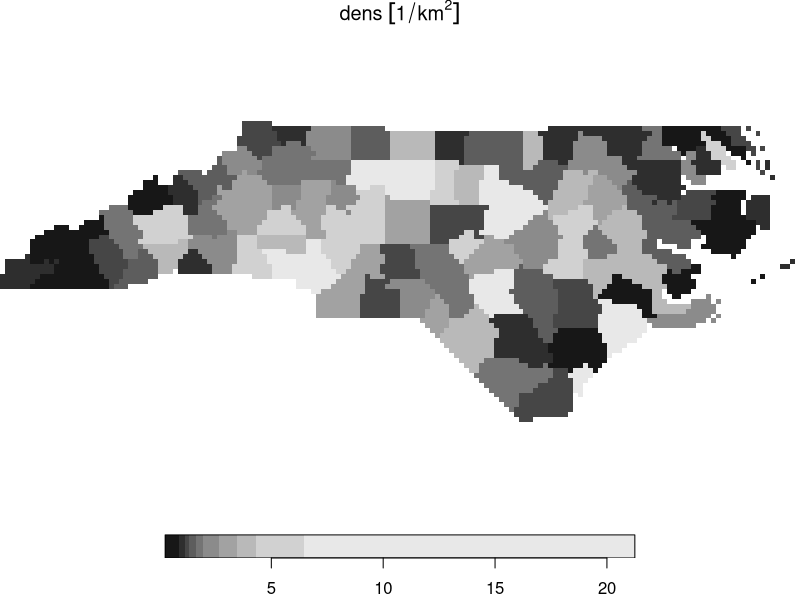

Write the R code that produced this figure. (Note: this script raises an error after producing the figure.)
## ---- chunk 1
knitr::opts_chunk$set(echo = TRUE)
knitr::opts_chunk$set(collapse = TRUE)
suppressPackageStartupMessages(library(sf))
ev = sf_extSoftVersion()["GDAL"] >= "2.4.0"
## ---- chunk 2
library(stars)
system.file("gpkg/nc.gpkg", package = "sf") %>%
  read_sf() %>%
  st_transform(32119) -> nc
nc$dens = nc$BIR79 / units::set_units(st_area(nc), km^2)
(nc.st = st_rasterize(nc["dens"], dx = 5000, dy = 5000))
plot(nc.st)
## ---- chunk 3
tif = system.file("tif/L7_ETMs.tif", package = "stars")
x = read_stars(tif)[, 1:50, 1:50, 1:2]
x[[1]] = round(x[[1]]/5)
## ---- chunk 4
l =  st_contour(x,contour_lines=TRUE, breaks = 8:14)
plot(l, key.pos = 1, pal = sf.colors(6), lwd = 2, key.length = 0.8)
## ---- chunk 5
st_as_sf(x, as_points = TRUE, merge = FALSE)
## ---- chunk 6
st_as_sf(x, as_points = TRUE, merge = FALSE, long = TRUE)
## ---- chunk 7
st_as_sf(x[1], as_points = FALSE, merge = FALSE)
## ---- chunk 8
p = st_as_sf(x, as_points = FALSE, merge = TRUE)
## ---- chunk 9
plot(p)
## ---- chunk 10
x.sf = st_xy2sfc(x, as_points = TRUE)
x.sf
## ---- chunk 11
nc.st %>% st_transform("+proj=laea +lat_0=34 +lon_0=-60") -> nc.curv
nc.curv
plot(nc.curv, border = NA, graticule = TRUE)
## ---- chunk 12
nc %>% st_transform("+proj=laea +lat_0=34 +lon_0=-60") %>% st_bbox() %>%
	st_as_stars() -> newgrid
## ---- chunk 13
nc.st %>% st_warp(newgrid) -> nc.new
nc.new 
plot(nc.new)
